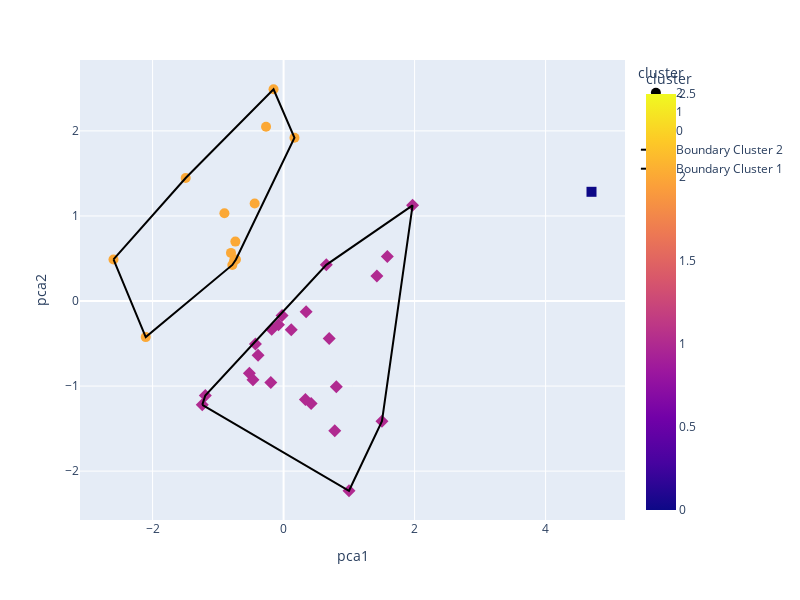

Notebook code cell kept with this figure:
### Code cell
pca_2d(df['Cluster'].values, scaled_data)

### Figure 1 — Plotly figure (JSON) as saved in the notebook; plotly's stock layout.template omitted (floating-point values rounded to 4 significant figures)
{"data": [{"hovertemplate": "cluster=%{marker.color}<br>pca1=%{x}<br>pca2=%{y}<extra></extra>", "legendgroup": "2", "marker": {"color": [2, 2, 2, 2, 2, 2, 2, 2, 2, 2, 2, 2, 2], "coloraxis": "coloraxis", "size": 10, "symbol": "circle"}, "mode": "markers", "name": "2", "orientation": "v", "showlegend": true, "type": "scatter", "x": [-0.7825, -2.105, -1.495, -0.9033, -0.7362, -0.268, 0.1661, -2.597, -0.1533, -0.8033, -0.7275, -0.7564, -0.4416], "xaxis": "x", "y": [0.4238, -0.4244, 1.446, 1.031, 0.6984, 2.049, 1.92, 0.4883, 2.49, 0.5658, 0.4887, 0.4729, 1.146], "yaxis": "y"}, {"hovertemplate": "cluster=%{marker.color}<br>pca1=%{x}<br>pca2=%{y}<extra></extra>", "legendgroup": "1", "marker": {"color": [1, 1, 1, 1, 1, 1, 1, 1, 1, 1, 1, 1, 1, 1, 1, 1, 1, 1, 1, 1, 1, 1, 1], "coloraxis": "coloraxis", "size": 10, "symbol": "diamond"}, "mode": "markers", "name": "1", "orientation": "v", "showlegend": true, "type": "scatter", "x": [-0.5228, -0.1814, 1.424, 0.3443, 0.781, 0.4204, -0.4677, -0.02321, 0.1165, 0.6522, -0.4296, -1.242, 1.502, -0.3895, 0.8053, 0.9984, 1.584, 1.969, -0.1952, 0.6963, 0.333, -1.196, -0.07807], "xaxis": "x", "y": [-0.8483, -0.3333, 0.2937, -0.1279, -1.526, -1.206, -0.9269, -0.1719, -0.3385, 0.4254, -0.5064, -1.221, -1.413, -0.6375, -1.009, -2.231, 0.5241, 1.125, -0.9594, -0.4414, -1.159, -1.112, -0.278], "yaxis": "y"}, {"hovertemplate": "cluster=%{marker.color}<br>pca1=%{x}<br>pca2=%{y}<extra></extra>", "legendgroup": "0", "marker": {"color": [0], "coloraxis": "coloraxis", "size": 10, "symbol": "square"}, "mode": "markers", "name": "0", "orientation": "v", "showlegend": true, "type": "scatter", "x": [4.701], "xaxis": "x", "y": [1.284], "yaxis": "y"}, {"line": {"color": "black"}, "mode": "lines", "name": "Boundary Cluster 2", "type": "scatter", "x": [-2.597, -2.105, -0.7825, -0.7275, 0.1661, -0.1533, -1.495, -2.597], "y": [0.4883, -0.4244, 0.4238, 0.4887, 1.92, 2.49, 1.446, 0.4883]}, {"line": {"color": "black"}, "mode": "lines", "name": "Boundary Cluster 1", "type": "scatter", "x": [-1.242, 0.9984, 1.502, 1.969, 0.6522, -1.196, -1.242], "y": [-1.221, -2.231, -1.413, 1.125, 0.4254, -1.112, -1.221]}], "layout": {"coloraxis": {"colorbar": {"title": {"text": "cluster"}}, "colorscale": [[0, "#0d0887"], [0.1111, "#46039f"], [0.2222, "#7201a8"], [0.3333, "#9c179e"], [0.4444, "#bd3786"], [0.5556, "#d8576b"], [0.6667, "#ed7953"], [0.7778, "#fb9f3a"], [0.8889, "#fdca26"], [1, "#f0f921"]]}, "height": 600, "legend": {"title": {"text": "cluster"}, "tracegroupgap": 0}, "margin": {"t": 60}, "width": 800, "xaxis": {"anchor": "y", "domain": [0, 1], "title": {"text": "pca1"}}, "yaxis": {"anchor": "x", "domain": [0, 1], "title": {"text": "pca2"}}}}
